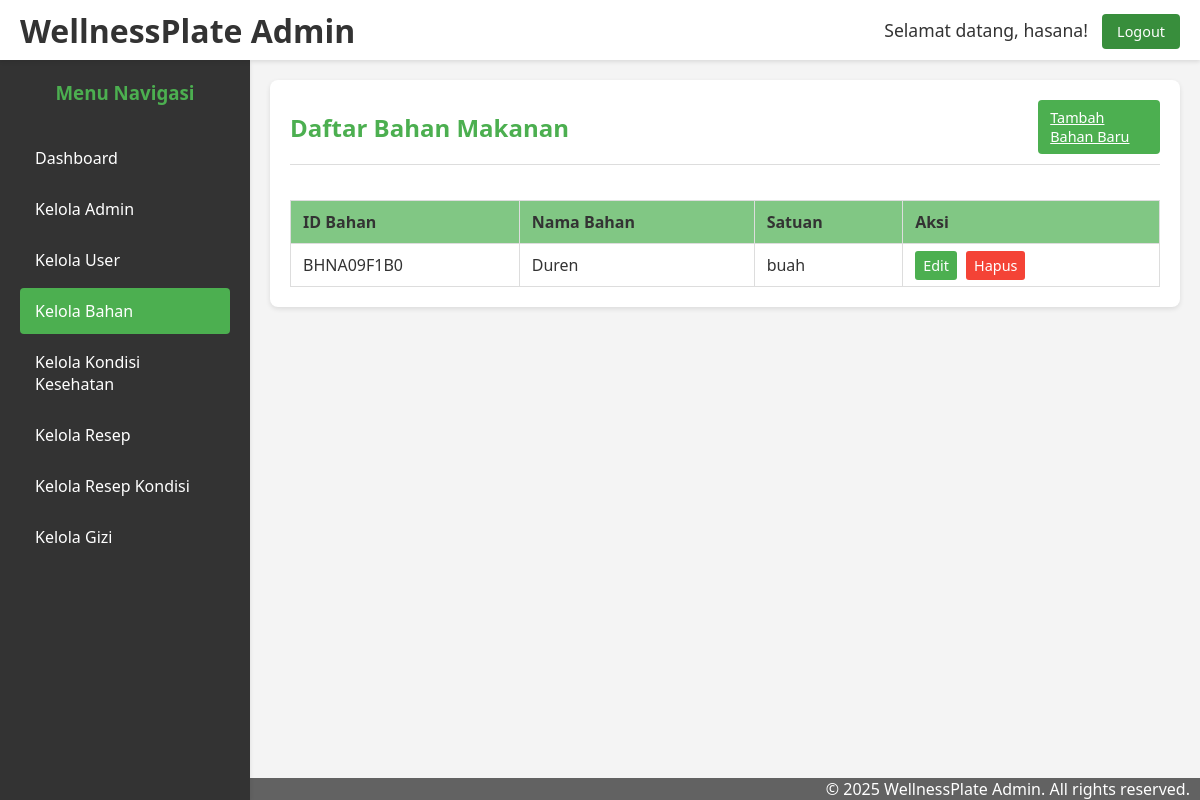
/admin/modules/bahan/bahan.php (signed in), run on the app's committed database.
### tables this page shows
CREATE TABLE `bahan` (
  `id_bahan` varchar(10) NOT NULL,
  `nama_bahan` varchar(100) DEFAULT NULL,
  `satuan` varchar(20) DEFAULT NULL
);

### admin/modules/bahan/bahan.php (the view, shortened to what this page needs)
<?php
if (!isset($base_url)) {
    $base_url = "/";
}
?>
<!DOCTYPE html>
<html lang="id">
<head>
    <link rel="stylesheet" href="../../style.css">
</head>
<body class="dashboard-body">
    <header class="page-header">
        <div class="logo-area">
            <h1><a href="<?php echo $base_url; ?>/dashboard.php" style="color: inherit; text-decoration: none;">WellnessPlate Admin</a></h1>
        </div>
        <div class="admin-info">
            <span class="welcome-admin" style="margin-right: 10px;">Selamat datang, <?php echo htmlspecialchars($_SESSION['admin_nama']); ?>!</span>
            <a href="/logout.php" class="logout-btn">Logout</a>
        </div>
    </header>
    <div class="main-wrapper">
        <?php
        include_once  '../../templates/sidebar.php';
        ?>
        <main class="content-area">
<?php
require_once __DIR__ . '/../../../config/koneksi.php';
$base_url = "/admin/modules/bahan/";
$query_bahan = "SELECT id_bahan, nama_bahan, satuan FROM bahan ORDER BY nama_bahan ASC";
$result_bahan = mysqli_query($koneksi, $query_bahan);
?>
<div class="container mx-auto py-8">
    <div class="card">
        <div class="card-header">
            <h2>Daftar Bahan Makanan</h2>
            <a href="<?php echo $base_url; ?>tambahbahan.php" class="btna btn-sm">Tambah Bahan Baru</a>
        </div>
        <div class="card-body">
            <div class="table-container">
                <table class="data-table">
                    <thead>
                        <tr>
                            <th>ID Bahan</th>
                            <th>Nama Bahan</th>
                            <th>Satuan</th>
                            <th>Aksi</th>
                        </tr>
                    </thead>
                    <tbody>
                        <?php if (mysqli_num_rows($result_bahan) > 0) : ?>
                            <?php while ($bahan = mysqli_fetch_assoc($result_bahan)) : ?>
                                <tr>
                                    <td><?php echo htmlspecialchars($bahan['id_bahan']); ?></td>
                                    <td><?php echo htmlspecialchars($bahan['nama_bahan']); ?></td>
                                    <td><?php echo htmlspecialchars($bahan['satuan']); ?></td>
                                    <td class="actions">
                                        <a href="<?php echo $base_url; ?>editbahan.php?id=<?php echo urlencode($bahan['id_bahan']); ?>" class="edit">Edit</a>
                                        <a href="<?php echo $base_url; ?>bahan.php?action=delete&id=<?php echo urlencode($bahan['id_bahan']); ?>" class="delete delete-link" onclick="return confirm('Apakah Anda yakin ingin menghapus bahan ini: <?php echo htmlspecialchars(addslashes($bahan['nama_bahan'])); ?>?');">Hapus</a>
                                    </td>
                                </tr>
                            <?php endwhile; ?>
                        <?php else : ?>
                            <tr>
                                <td colspan="4" style="text-align:center;">Belum ada data bahan.</td>
                            </tr>
                        <?php endif; ?>
                    </tbody>
                </table>
            </div>
        </div>
    </div>
</div>
        </main>
    </div>
    <footer>
        <div style="background-color:rgb(98, 98, 98);">
            <p style="text-align: right; margin-right: 10px; color: #fff;">© <?php echo date("Y"); ?> WellnessPlate Admin. All rights reserved.</p>
        </div>
    </footer>
</body>
</html>

### admin/style.css (style rules this page uses)
:root { --primary-green: #4caf50; --light-green: #81c784; --dark-green: #388e3c; --off-white: #f4f4f4; --text-color: #333; --border-color: #ddd; --box-shadow: 0 2px 5px rgba(0, 0, 0, 0.1); --header-height: 60px; --sidebar-width: 250px; }
* { margin: 0; padding: 0; box-sizing: border-box; }
html, body { height: 100%; margin: 0; padding: 0; overflow: hidden; font-family: "Segoe UI", Tahoma, Geneva, Verdana, sans-serif; }
body.dashboard-body { background-color: var(--off-white); color: var(--text-color); overflow: hidden; }
.page-header { position: fixed; top: 0; left: 0; right: 0; height: var(--header-height); background-color: #fff; padding: 0 20px; display: flex; justify-content: space-between; align-items: center; box-shadow: var(--box-shadow); z-index: 1000; }
.main-wrapper { margin-top: var(--header-height); margin-left: var(--sidebar-width); height: calc(100vh - var(--header-height)); overflow-y: auto; }
.content-area { padding: 20px; min-height: 100%; }
.page-header .welcome-admin { font-size: 1.1em; }
.page-header .logout-btn { background-color: var(--dark-green); color: white; padding: 8px 15px; text-decoration: none; border-radius: 4px; font-size: 0.9em; transition: background-color 0.3s ease; }
.card { background-color: #fff; padding: 20px; border-radius: 8px; box-shadow: var(--box-shadow); margin-bottom: 20px; }
.card-header { border-bottom: 1px solid var(--border-color); padding-bottom: 10px; margin-bottom: 15px; display: flex; justify-content: space-between; align-items: center; }
.card-header h2, .card-header h3 { margin: 0; color: var(--primary-green); }
.btn, .btna { background-color: var(--primary-green); color: white; padding: 12px 20px; border: none; border-radius: 4px; cursor: pointer; font-size: 16px; transition: background-color 0.3s ease; }
.btna { width: 14%; }
.dashboard-body { display: flex; flex-direction: column; align-items: normal; justify-content: normal; }
.page-header { background-color: #fff; padding: 15px 20px; box-shadow: var(--box-shadow); display: flex; justify-content: space-between; align-items: center; color: var(--text-color); height: 60px; box-sizing: border-box; }
.page-header .logout-btn { background-color: var(--dark-green); color: white; padding: 8px 15px; text-decoration: none; border-radius: 4px; font-size: 0.9em; }
.btn-sm { padding: 8px 12px; font-size: 0.9em; }
.table-container { overflow-x: auto; }
table.data-table { width: 100%; border-collapse: collapse; margin-top: 20px; }
table.data-table th, table.data-table td { border: 1px solid var(--border-color); padding: 10px 12px; text-align: left; vertical-align: middle; }
table.data-table thead th { background-color: var(--light-green); color: var(--text-color); font-weight: bold; }
.actions a { margin-right: 5px; text-decoration: none; padding: 5px 8px; border-radius: 3px; font-size: 0.9em; }
.actions a.edit { background-color: var(--primary-green); color: white; }
.actions a.delete { background-color: #f44336; color: white; }
html, body { margin: 0; padding: 0; height: 100%; overflow: hidden; }
body { display: flex; flex-direction: column; }
.content-area { overflow-y: auto; -webkit-overflow-scrolling: touch; }
.card { margin-bottom: 20px; }
.page-header, .sidebar { box-shadow: 0 2px 4px rgba(0,0,0,0.1); }

### data on the page
bahan: id_bahan "BHNA09F1B0", nama_bahan "Duren", satuan "buah"

### other printed values
$_SESSION['admin_nama'] "hasana"
